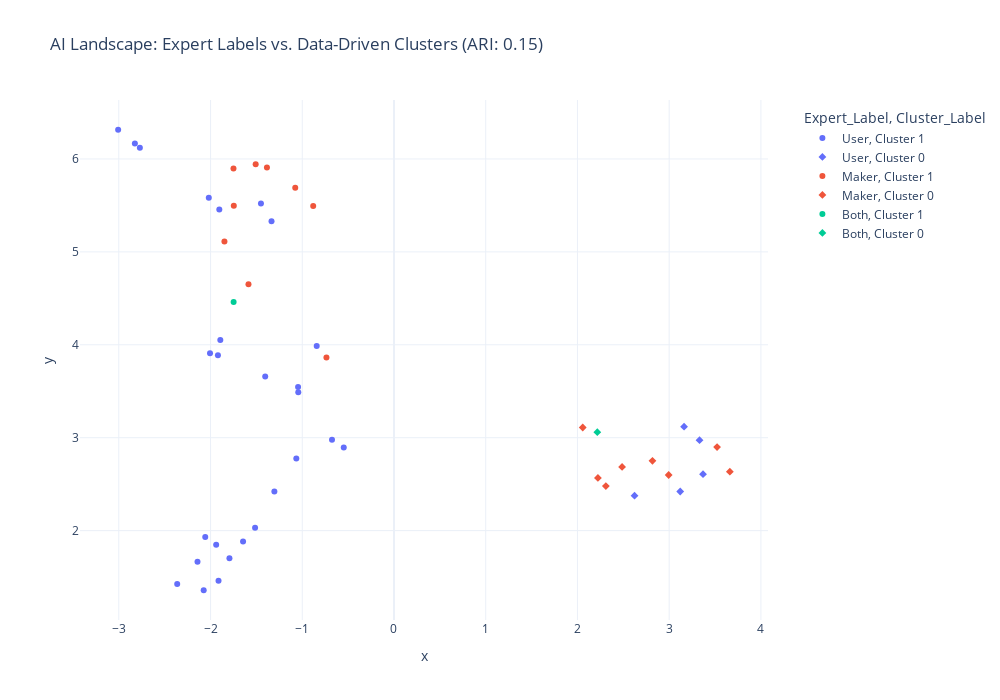

Source (notebook cell):
### Markdown cell above
## 3. Visualize the "True" Structure
Now we run the best model and visualize it interactively.
We project down to 2D for the plot.

### Code cell
# 1. Final UMAP (2D for Viz)
reducer_2d = umap.UMAP(
    n_neighbors=best_params['n_neighbors'], 
    min_dist=best_params['min_dist'], 
    n_components=2, 
    metric='cosine', 
    random_state=42
)
coords = reducer_2d.fit_transform(embeddings)

df_ai['x'] = coords[:, 0]
df_ai['y'] = coords[:, 1]

# 2. Final Clustering (on 5D or 2D - usually consistent, we use 2D here for simplicity)
clusterer = hdbscan.HDBSCAN(min_cluster_size=best_params['min_cluster_size'], min_samples=1)
df_ai['Cluster_ID'] = clusterer.fit_predict(coords)
df_ai['Cluster_Label'] = df_ai['Cluster_ID'].apply(lambda x: f"Cluster {x}" if x != -1 else "Noise")

# 3. Interactive Plot
fig = px.scatter(
    df_ai, x='x', y='y',
    color='Expert_Label',       # Color = What Dr. Chen thinks
    symbol='Cluster_Label',     # Shape = What the Data says
    hover_data=['ticker', 'name', 'sector', 'Cluster_Label'],
    title=f"AI Landscape: Expert Labels vs. Data-Driven Clusters (ARI: {best_score:.2f})",
    width=1000, height=700
)

# Update layout for readability
fig.update_layout(legend=dict(yanchor="top", y=0.99, xanchor="left", x=1.05))
fig.show()

### Figure 1 — Plotly figure (JSON) as saved in the notebook; plotly's stock layout.template omitted (floating-point values rounded to 4 significant figures)
{"data": [{"customdata": [["XYZ", "Block Inc", "Financials", "Cluster 1"], ["WMT", "Walmart Inc", "Consumer Staples", "Cluster 1"], ["WFC", "Wells Fargo & Co", "Financials", "Cluster 1"], ["V", "Visa Inc", "Financials", "Cluster 1"], ["USB", "US Bancorp", "Financials", "Cluster 1"], ["UNH", "UnitedHealth Group Inc", "Health Care", "Cluster 1"], ["TSLA", "Tesla Inc", "Consumer Discretionary", "Cluster 1"], ["SOFI", "SoFi Technologies Inc", "Financials", "Cluster 1"], ["SHOP", "Shopify Inc", "Information Technology", "Cluster 1"], ["PYPL", "PayPal Holdings Inc", "Financials", "Cluster 1"], ["PGR", "Progressive Corp/The", "Financials", "Cluster 1"], ["MS", "Morgan Stanley", "Financials", "Cluster 1"], ["MA", "Mastercard Inc", "Financials", "Cluster 1"], ["JPM", "JPMorgan Chase & Co", "Financials", "Cluster 1"], ["HOOD", "Robinhood Markets Inc", "Financials", "Cluster 1"], ["HD", "Home Depot Inc/The", "Consumer Discretionary", "Cluster 1"], ["GS", "Goldman Sachs Group Inc/The", "Financials", "Cluster 1"], ["GM", "General Motors Co", "Consumer Discretionary", "Cluster 1"], ["F", "Ford Motor Co", "Consumer Discretionary", "Cluster 1"], ["CRM", "Salesforce Inc", "Information Technology", "Cluster 1"], ["COIN", "Coinbase Global Inc", "Financials", "Cluster 1"], ["COF", "Capital One Financial Corp", "Financials", "Cluster 1"], ["C", "Citigroup Inc", "Financials", "Cluster 1"], ["BLK", "Blackrock Inc", "Financials", "Cluster 1"], ["BAC", "Bank of America Corp", "Financials", "Cluster 1"], ["ADBE", "Adobe Inc", "Information Technology", "Cluster 1"], ["AAPL", "Apple Inc", "Information Technology", "Cluster 1"]], "hovertemplate": "Expert_Label=User<br>Cluster_Label=%{customdata[3]}<br>x=%{x}<br>y=%{y}<br>ticker=%{customdata[0]}<br>name=%{customdata[1]}<br>sector=%{customdata[2]}<extra></extra>", "legendgroup": "User, Cluster 1", "marker": {"color": "#636efa", "symbol": "circle"}, "mode": "markers", "name": "User, Cluster 1", "orientation": "v", "showlegend": true, "type": "scatter", "x": [-1.043, -1.904, -2.074, -1.919, -1.645, -2.363, -3.007, -1.065, -1.045, -1.893, -0.5476, -2.142, -2.006, -1.794, -0.6757, -2.019, -1.913, -2.77, -2.825, -0.8424, -1.404, -1.304, -1.938, -2.058, -1.514, -1.335, -1.45], "xaxis": "x", "y": [3.489, 5.457, 1.358, 3.886, 1.882, 1.427, 6.315, 2.777, 3.546, 4.051, 2.894, 1.666, 3.909, 1.701, 2.978, 5.584, 1.461, 6.122, 6.167, 3.986, 3.657, 2.421, 1.849, 1.931, 2.03, 5.329, 5.522], "yaxis": "y"}, {"customdata": [["WDAY", "Workday Inc", "Information Technology", "Cluster 0"], ["NOW", "ServiceNow Inc", "Information Technology", "Cluster 0"], ["NKE", "NIKE Inc", "Consumer Discretionary", "Cluster 0"], ["ISRG", "Intuitive Surgical Inc", "Health Care", "Cluster 0"], ["APP", "AppLovin Corp", "Information Technology", "Cluster 0"]], "hovertemplate": "Expert_Label=User<br>Cluster_Label=%{customdata[3]}<br>x=%{x}<br>y=%{y}<br>ticker=%{customdata[0]}<br>name=%{customdata[1]}<br>sector=%{customdata[2]}<extra></extra>", "legendgroup": "User, Cluster 0", "marker": {"color": "#636efa", "symbol": "diamond"}, "mode": "markers", "name": "User, Cluster 0", "orientation": "v", "showlegend": true, "type": "scatter", "x": [2.622, 3.369, 3.331, 3.162, 3.12], "xaxis": "x", "y": [2.376, 2.607, 2.973, 3.118, 2.421], "yaxis": "y"}, {"customdata": [["WDC", "Western Digital Corp", "Information Technology", "Cluster 1"], ["STX", "Seagate Technology Holdings PL", "Information Technology", "Cluster 1"], ["ORCL", "Oracle Corp", "Information Technology", "Cluster 1"], ["NVDA", "NVIDIA Corp", "Information Technology", "Cluster 1"], ["MSFT", "Microsoft Corp", "Information Technology", "Cluster 1"], ["META", "Meta Platforms Inc", "Communication Services", "Cluster 1"], ["AVGO", "Broadcom Inc", "Information Technology", "Cluster 1"], ["AMZN", "Amazon.com Inc", "Consumer Discretionary", "Cluster 1"], ["AMD", "Advanced Micro Devices Inc", "Information Technology", "Cluster 1"]], "hovertemplate": "Expert_Label=Maker<br>Cluster_Label=%{customdata[3]}<br>x=%{x}<br>y=%{y}<br>ticker=%{customdata[0]}<br>name=%{customdata[1]}<br>sector=%{customdata[2]}<extra></extra>", "legendgroup": "Maker, Cluster 1", "marker": {"color": "#EF553B", "symbol": "circle"}, "mode": "markers", "name": "Maker, Cluster 1", "orientation": "v", "showlegend": true, "type": "scatter", "x": [-1.076, -0.8807, -1.746, -1.508, -1.75, -1.586, -0.7364, -1.848, -1.385], "xaxis": "x", "y": [5.69, 5.495, 5.496, 5.943, 5.899, 4.652, 3.865, 5.111, 5.909], "yaxis": "y"}, {"customdata": [["VRT", "Vertiv Holdings Co", "Industrials", "Cluster 0"], ["SNOW", "Snowflake Inc", "Information Technology", "Cluster 0"], ["SMCI", "Super Micro Computer Inc", "Information Technology", "Cluster 0"], ["MU", "Micron Technology Inc", "Information Technology", "Cluster 0"], ["MRVL", "Marvell Technology Inc", "Information Technology", "Cluster 0"], ["LRCX", "Lam Research Corp", "Information Technology", "Cluster 0"], ["CLS", "Celestica Inc", "Information Technology", "Cluster 0"], ["ANET", "Arista Networks Inc", "Information Technology", "Cluster 0"]], "hovertemplate": "Expert_Label=Maker<br>Cluster_Label=%{customdata[3]}<br>x=%{x}<br>y=%{y}<br>ticker=%{customdata[0]}<br>name=%{customdata[1]}<br>sector=%{customdata[2]}<extra></extra>", "legendgroup": "Maker, Cluster 0", "marker": {"color": "#EF553B", "symbol": "diamond"}, "mode": "markers", "name": "Maker, Cluster 0", "orientation": "v", "showlegend": true, "type": "scatter", "x": [2.818, 2.994, 2.058, 2.487, 2.31, 2.223, 3.522, 3.661], "xaxis": "x", "y": [2.751, 2.599, 3.11, 2.685, 2.48, 2.567, 2.899, 2.634], "yaxis": "y"}, {"customdata": [["PLTR", "Palantir Technologies Inc", "Information Technology", "Cluster 1"]], "hovertemplate": "Expert_Label=Both<br>Cluster_Label=%{customdata[3]}<br>x=%{x}<br>y=%{y}<br>ticker=%{customdata[0]}<br>name=%{customdata[1]}<br>sector=%{customdata[2]}<extra></extra>", "legendgroup": "Both, Cluster 1", "marker": {"color": "#00cc96", "symbol": "circle"}, "mode": "markers", "name": "Both, Cluster 1", "orientation": "v", "showlegend": true, "type": "scatter", "x": [-1.748], "xaxis": "x", "y": [4.461], "yaxis": "y"}, {"customdata": [["CRWD", "Crowdstrike Holdings Inc", "Information Technology", "Cluster 0"]], "hovertemplate": "Expert_Label=Both<br>Cluster_Label=%{customdata[3]}<br>x=%{x}<br>y=%{y}<br>ticker=%{customdata[0]}<br>name=%{customdata[1]}<br>sector=%{customdata[2]}<extra></extra>", "legendgroup": "Both, Cluster 0", "marker": {"color": "#00cc96", "symbol": "diamond"}, "mode": "markers", "name": "Both, Cluster 0", "orientation": "v", "showlegend": true, "type": "scatter", "x": [2.217], "xaxis": "x", "y": [3.06], "yaxis": "y"}], "layout": {"height": 700, "legend": {"title": {"text": "Expert_Label, Cluster_Label"}, "tracegroupgap": 0, "x": 1.05, "xanchor": "left", "y": 0.99, "yanchor": "top"}, "title": {"text": "AI Landscape: Expert Labels vs. Data-Driven Clusters (ARI: 0.15)"}, "width": 1000, "xaxis": {"anchor": "y", "domain": [0, 1], "title": {"text": "x"}}, "yaxis": {"anchor": "x", "domain": [0, 1], "title": {"text": "y"}}}}
